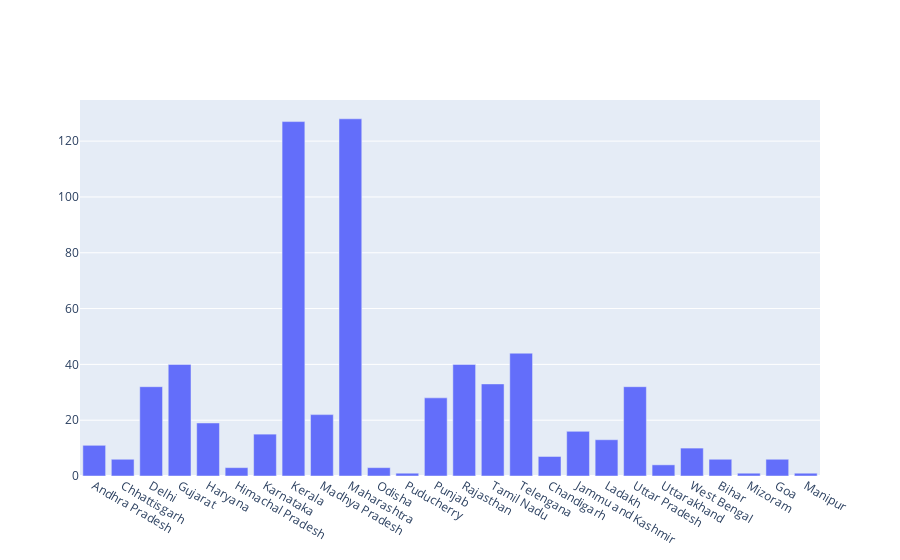

The notebook cell this image was saved under:
### Code cell
#simple plotly
fig = go.Figure()
fig.add_trace(go.Bar(x=df['Name of State / UT'], y=df['Active Cases']))

### Figure 1 — Plotly figure (JSON) as saved in the notebook; plotly's stock layout.template omitted (floating-point values rounded to 4 significant figures)
{"data": [{"type": "bar", "x": ["Andhra Pradesh", "Chhattisgarh", "Delhi", "Gujarat", "Haryana", "Himachal Pradesh", "Karnataka", "Kerala", "Madhya Pradesh", "Maharashtra", "Odisha", "Puducherry", "Punjab", "Rajasthan", "Tamil Nadu", "Telengana", "Chandigarh", "Jammu and Kashmir", "Ladakh", "Uttar Pradesh", "Uttarakhand", "West Bengal", "Bihar", "Mizoram", "Goa", "Manipur"], "y": [11, 6, 32, 40, 19, 3, 15, 127, 22, 128, 3, 1, 28, 40, 33, 44, 7, 16, 13, 32, 4, 10, 6, 1, 6, 1]}], "layout": {"autosize": true, "xaxis": {"autorange": true, "range": [-0.5, 25.5], "type": "category"}, "yaxis": {"autorange": true, "range": [0, 134.7], "type": "linear"}}}
